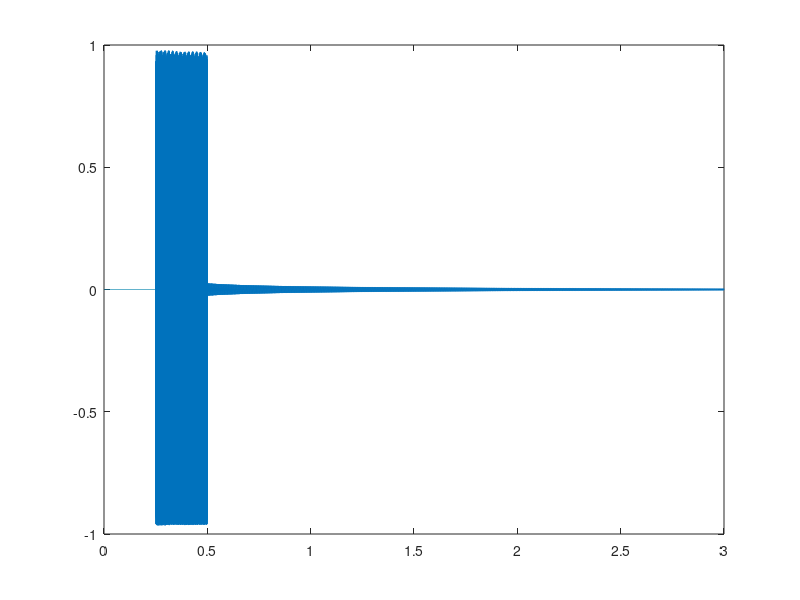

Reproduce this figure in MATLAB.
% TO DO LIST
% MAKE GUITAR SOUND -check
% PLAY SINGLE NOTE -check
% RELEASE & LET RING -check
% TREMOLO -check
% BENDING -check
% VIBRATO -check
% TEMPO SYSTEM -check
% CHORD -check
% PALM MUTE -check
% HAMMER ON & PULL OFF
% AH
% PH
% STOCHASTIC PROCESS
% HUMBUCKER PICKUP

function guitar()

function [x]=gdist(a,x)
    k = 2*a/(1-a);
    x = (1+k)*(x)./(1+k*abs(x));
end

function play_note(t,duration,s,f)
    if(f>0 && f<25)
        TIMESTAMP(s,ceil(t/2*(60/BPM)/dt))=f;
        TIMESTAMP(s,ceil((t+duration)/2*60/BPM/dt))=-1;
    elseif(f==0)
        TIMESTAMP(s,ceil(t/2*(60/BPM)/dt))=25;
        TIMESTAMP(s,ceil((t+duration)/2*60/BPM/dt))=-1;
    elseif(f==-1)
        TIMESTAMP(s,ceil(t/2*(60/BPM)/dt))=59;
        TIMESTAMP(s,ceil((t+duration)/2*60/BPM/dt))=-1;
    end
end

function play_tremolo(t,duration,s,f)
    if(f>0 && f<25)
        TIMESTAMP(s,ceil(t/2*(60/BPM)/dt))=f;
        TIMESTAMP(s,ceil((t+duration*0.25)/2*(60/BPM)/dt))=f;
        TIMESTAMP(s,ceil((t+duration*0.5)/2*(60/BPM)/dt))=f;
        TIMESTAMP(s,ceil((t+duration*0.75)/2*(60/BPM)/dt))=f;
        TIMESTAMP(s,ceil((t+duration)/2*60/BPM/dt))=-1;
    elseif(f==0)
        TIMESTAMP(s,ceil(t/2*(60/BPM)/dt))=25;
        TIMESTAMP(s,ceil((t+duration*0.25)/2*(60/BPM)/dt))=25;
        TIMESTAMP(s,ceil((t+duration*0.5)/2*(60/BPM)/dt))=25;
        TIMESTAMP(s,ceil((t+duration*0.75)/2*(60/BPM)/dt))=25;
        TIMESTAMP(s,ceil((t+duration)/2*60/BPM/dt))=-1;
    elseif(f==-1)
        TIMESTAMP(s,ceil(t/2*(60/BPM)/dt))=59;
        TIMESTAMP(s,ceil((t+duration*0.25)/2*(60/BPM)/dt))=59;
        TIMESTAMP(s,ceil((t+duration*0.5)/2*(60/BPM)/dt))=59;
        TIMESTAMP(s,ceil((t+duration*0.75)/2*(60/BPM)/dt))=59;
        TIMESTAMP(s,ceil((t+duration)/2*60/BPM/dt))=-1;
    end
end

function play_chord(t,duration,s,f)
    interval=0;
    for i=1:size(s,2)
        if(f(i)>0 && f(i)<25)
            TIMESTAMP(s(i),ceil(t/2*(60/BPM)/dt)+interval)=f(i);
            TIMESTAMP(s(i),ceil((t+duration(i))/2*(60/BPM)/dt))=-1;
            interval=interval+1;
        elseif(f(i)==-1)
            TIMESTAMP(s(i),ceil(t/2*(60/BPM)/dt)+interval)=59;
            TIMESTAMP(s(i),ceil((t+duration(i))/2*(60/BPM)/dt))=-1;
            interval=interval+1;
        end
    end
end

function right_palm_mute(t,duration,s,f)
    if(f>0 && f<25)
        TIMESTAMP(s,ceil(t/2*(60/BPM)/dt))=f+30;
        TIMESTAMP(s,ceil((t+duration)/2*60/BPM/dt))=-1;
    elseif(f==0)
        TIMESTAMP(s,ceil(t/2*(60/BPM)/dt))=55;
        TIMESTAMP(s,ceil((t+duration)/2*60/BPM/dt))=-1;
    end
end

function play_bend(t,duration,s,f,f1)
    if(((f>0 && f<25) && (f1>0 && f1<25)) && f1>f)
        TIMESTAMP(s,ceil(t/2*(60/BPM)/dt))=f;
        TIMESTAMP(s,ceil((t+duration)/2*60/BPM/dt))=-1;
        for i=ceil(t/2*(60/BPM)/dt):ceil((t+duration)/2*(60/BPM)/dt)
            if(s==1)
                df=5+f*0.5;
            elseif(s==2)
                df=6+f*0.6;
            elseif(s==3)
                df=10+f*0.8;
            elseif(s==4)
                df=12+f*1.15;
            elseif(s==5)
                df=15+f*1.45;
            elseif(s==6)
                df=20+f*2;
            end
            tfactor=(i-ceil(t/2*(60/BPM)/dt))*2/(ceil((t+duration)/2*(60/BPM)/dt)-ceil(t/2*(60/BPM)/dt));
            if(tfactor>1)
                tfactor=1;
            end
            STRINGT(s,i)=tfactor*df*(f1-f)/4;
        end
    end
end

function play_vibrato(t,duration,s,f)
    if(f>0 && f<25)
        TIMESTAMP(s,ceil(t/2*(60/BPM)/dt))=f;
        TIMESTAMP(s,ceil((t+duration)/2*60/BPM/dt))=-1;
        for i=ceil(t/2*(60/BPM)/dt):ceil((t+duration)/2*(60/BPM)/dt)
            STRINGT(s,i)=sin((i-ceil(t/2*(60/BPM)/dt))/(ceil((t+duration)*(60/BPM)/dt)-ceil(t/2*(60/BPM)/dt))*20)*5;
        end
    end
end

function play_hammeron(t,duration,s,f)
    if(f>0 && f<25)
        TIMESTAMP(s,ceil(t/2*(60/BPM)/dt))=f+60;
        TIMESTAMP(s,ceil((t+duration)/2*60/BPM/dt))=-1;
    end
end

function play_pulloff(t,duration,s,f)
    if(f>0 && f<25)
        TIMESTAMP(s,ceil(t/2*(60/BPM)/dt))=f+90;
        TIMESTAMP(s,ceil((t+duration)/2*60/BPM/dt))=-1;
    elseif(f==0)
        TIMESTAMP(s,ceil(t/2*(60/BPM)/dt))=115;
        TIMESTAMP(s,ceil((t+duration)/2*60/BPM/dt))=-1;
    end
end

function AH(t,duration,s,f)
    if(f>0 && f<25)
        TIMESTAMP(s,ceil(t/2*(60/BPM)/dt))=-s-10;
        TIMESTAMP(s,ceil((t+duration)/2*60/BPM/dt))=-1;
    end
end

function play(s,f)
    if(f==0)
        fp(s)=0;
    else
        fp(s)=ceil(fret(f)*J);
    end
    fp0(s)=f;
    %initial conditions for plucked string:
    xp=L*pickpos;
    Hp=.1; %position and amplitude of pluck

    for jj=fp(s)+1:J
        xpp=fp(s)*dx;
        x=(jj-1)*dx;
        if(x<xp)
            H(s,jj)=Hp*(x-xpp)/(xp-xpp);
        else
            H(s,jj)=Hp*(L-x)/(L-xp);
        end
    end
end

function hammeron(s,f)
    fp(s)=ceil(fret(f)*J);
    fp0(s)=f;
    %initial conditions for plucked string:
    xp=L*fret(f);
    Hp=.02; %position and amplitude of pluck

    for jj=fp(s)+1:J
        xpp=fp(s)*dx;
        x=(jj-1)*dx;
        if(x<xp)
            H(s,jj)=H(s,jj)+Hp*(x-xpp)/(xp-xpp);
        else
            H(s,jj)=H(s,jj)+Hp*(L-x)/(L-xp);
        end
    end
end

function pulloff(s,f,f0)
    if(f==0)
        fp(s)=0;
    else
        fp(s)=ceil(fret(f)*J);
    end
    fp0(s)=f;
    %initial conditions for plucked string:
    xp=L*fret(f0);
    Hp=.05; %position and amplitude of pluck

    for jj=fp(s)+1:J
        xpp=fp(s)*dx;
        x=(jj-1)*dx;
        if(x<xp)
            H(s,jj)=H(s,jj)+Hp*(x-xpp)/(xp-xpp);
        else
            H(s,jj)=H(s,jj)+Hp*(L-x)/(L-xp);
        end
    end
end

function release(s)
    fp(s)=0;
    H(s,:)=0;
    V(s,:)=V(s,:)/20;
    R(s)=R_init(s);

    for i=1:6
        lastHarmonicT(i)=tmax+1;
    end
end

BPM=120;

%frequencies for all 6 strings
f=[82,110,147,196,247,330];
%a copy of the initial frequencies
f_init=f;
%fret distance chart
fret=zeros(1,24);
fret(1)=0.056125;        fret(2)=0.10910185;
fret(3)=0.1591034;       fret(4)=0.20629938;
fret(5)=0.25084722;      fret(6)=0.29289352;
fret(7)=0.33258024691;   fret(8)=0.37004012345;
fret(9)=0.40539660493;   fret(10)=0.43876851851;
fret(11)=0.47026851851;  fret(12)=0.5;
fret(13)=0.5280632716;   fret(14)=0.55455092592;
fret(15)=0.57955246913;  fret(16)=0.60314969135;
fret(17)=0.6254228395;   fret(18)=0.64644598765;
fret(19)=0.66629012345;  fret(20)=0.68502006172;
fret(21)=0.70269753086;  fret(22)=0.71938425925;
fret(23)=0.73513425925;  fret(24)=0.75;
%Currently pressed fret
fp=zeros(1,6);
fp0=zeros(1,6);

%string parameters to make frequency f1:
L=100;
M=1;
T=zeros(1,6);
for ii=1:6
    T(ii)=M*(2*L*f(ii))^2;
end

tau=1.5; %decay time (seconds)
%damping constant to make decay time tau:
R=zeros(1,6);
for ii=1:6
    R(ii)=(2*M*L^2)/(tau*pi^2);
end
%a copy of initial damping constant
R_init=R;

J=81;
dx=L/(J-1);
%maximum time step for numerical stability:
%dtmax=zeros(1,6);
dtmax=-(R(1)/T(1))+sqrt((R(1)/T(1))^2+(dx^2/(T(1)/M)));
for ii=1:6
    %dtmax(ii)=-(R/T(ii))+sqrt((R/T(ii))^2+(dx^2/(T(ii)/M)));
    n_dtmax=-(R(ii)/T(ii))+sqrt((R(ii)/T(ii))^2+(dx^2/(T(ii)/M)));
    if(n_dtmax<dtmax)
        dtmax=n_dtmax;
    end
end
%Now set dt and nskip such that:
%dt<=dtmax, nskip is a positive integer, and dt*nskip = 1/8192.
%Also, make nskip as small as possible, given the above criteria.
nskip=ceil(1/(8192*dtmax));
dt=1/(8192*nskip);
tmax=3; %total time of the simulation in seconds
clockmax=ceil(tmax/dt);

% Action on Timstamp:
% <= 24: Play note
% 25: Open note
% -1: Release
% note+30: Right palm mute
% 59: Left palm mute
% note+60: Hammer on
% note+90: Pull off
TIMESTAMP=zeros(6,clockmax);

% When not 0, bend the string using the corresponding tension
STRINGT=zeros(6,clockmax);

lastHarmonicT=zeros(1,6);
for ii=1:6
    lastHarmonicT(ii)=tmax+1;
end

H=zeros(6,J);
V=zeros(6,J);

%Initialize pickup position
pickup = 0.81;
pickup_2 = 0.82;
pickup_3 = 0.95;
pickpos = 0.9;

neck_pickup=1;

xp=L*pickpos;
Hp=0.1;

%-1 denotes x on the tab

%Part of the main riff of Sweet Child O'Mine to demonstrate single note
%play_note(1,1,3,12);
%play_note(2,1,5,15);
%play_note(3,1,4,14);
%play_note(4,1,4,12);
%play_note(5,1,6,15);
%play_note(6,1,4,14);
%play_note(7,1,6,14);
%play_note(8,1,4,14);

%A simple power chord to demonstrate chord, notice the order of the string
%decides if downpicking or not
%play_chord(1,[2,2,2],[1,2,3],[5,7,7]);
%play_note(3,1,1,-1);
%play_note(4,1,1,-1);
%play_note(4,1,1,-1);
%play_note(5,1,1,-1);
%play_note(6,1,1,-1);
%play_note(7,1,1,-1);
%play_note(8,1,1,-1);
%play_chord(9,[2,2,2],[1,2,3],[7,9,9]);
%play_note(11,1,1,-1);
%play_note(12,1,1,-1);
%play_note(13,1,1,-1);
%play_note(14,1,1,-1);
%play_note(15,1,1,-1);
%play_note(16,1,1,-1);
%play_note(17,1,1,-1);

%play_bend(1,1,3,12,14);

%double stop
%play_note(1,1,6,12);
%play_bend(1,1,5,15,17);

%play_tremolo(1,1,6,12);

%A simple blue phrase to demonstrate hammer on and pull off
%play_note(1,1,3,12);
%play_hammeron(2,1,3,15);
%play_pulloff(3,1,3,12);
%play_hammeron(4,1,3,15);
%play_bend(5,1,3,15,17);

AH(1,1,6,12);

count=0;

S=zeros(1,ceil(clockmax/nskip));
tsave=zeros(1,ceil(clockmax/nskip));

for clock=1:clockmax
    t=clock*dt;
    for str=1:6
        if(TIMESTAMP(str,clock)>0)
            %Play note
            if(TIMESTAMP(str,clock)<25)
                play(str,TIMESTAMP(str,clock));
            %Play open note
            elseif(TIMESTAMP(str,clock)==25)
                play(str,0);
            %Play right palm mute
            elseif(TIMESTAMP(str,clock)>30 && TIMESTAMP(str,clock)<55)
                play(str,TIMESTAMP(str,clock)-30);
            %Play right palm mute on open note
            elseif(TIMESTAMP(str,clock)==55)
                play(str,0);
                R(str)=(2*M*L^2)/(0.1*pi^2);
            %Play left palm mute
            elseif(TIMESTAMP(str,clock)==59)
                play(str,0);
                R(str)=(2*M*L^2)/(0.06*pi^2);
            elseif(TIMESTAMP(str,clock)>59 && TIMESTAMP(str,clock)<85)
                hammeron(str,TIMESTAMP(str,clock)-60);
            elseif(TIMESTAMP(str,clock)>89 && TIMESTAMP(str,clock)<115)
                pulloff(str,TIMESTAMP(str,clock)-90,fp0(str));
            elseif(TIMESTAMP(str,clock)==115)
                pulloff(str,0,fp0(str));
            end
        elseif(TIMESTAMP(str,clock)<0)
            if(TIMESTAMP(str,clock)==-1)
                release(str);
            elseif(TIMESTAMP(str,clock)<-10 && TIMESTAMP(str,clock)>-40)
                play(str,0);
                lastHarmonicT(str)=t;
            end
        end
        T(str)=M*(2*L*(f_init(str)+STRINGT(str,clock)))^2;
        j=fp(str)+2:(J-1); % list of indices of interior points
        V(str,j)=V(str,j)+(dt/dx^2)*(T(str)/M)*(H(str,j+1)-2*H(str,j)+H(str,j-1))+(dt/dx^2)*(R(str)/M)*(V(str,j+1)-2*V(str,j)+V(str,j-1));
        H(str,j)=H(str,j)+dt*V(str,j);
        if(t>=lastHarmonicT(str))
            for n=1:3
                H(str,j)=H(str,j)-(2*Hp*L*L*sin(xp*n*pi/L))/(xp*(L-xp)*n*n*pi*pi)*sin(n*j/J*pi)*cos(n*pi*(t-lastHarmonicT(str))*T(str)/L);
            end
        end
    end
    if(mod(clock,nskip)==0)
        count=count+1;
        if(neck_pickup==1)
            S(count)=sum(H(:,ceil(J*pickup))); %sample the sound
            S(count)=S(count)+sum(H(:,ceil(J*pickup_2))); %sample the sound
        else
            S(count)=sum(H(:,ceil(J*pickup_3)));
        end
        tsave(count)=t; %record sample time
    end
    %set(Hhandle,'ydata',H) %update movie frame
    %drawnow %show latest frame
end

S=gdist(0.99,S);

soundsc(S(1:count))
%plot the soundwave as a function of time:
%figure
plot(tsave(1:count),S(1,1:count))
%plot(STRINGT(6,:))

end
